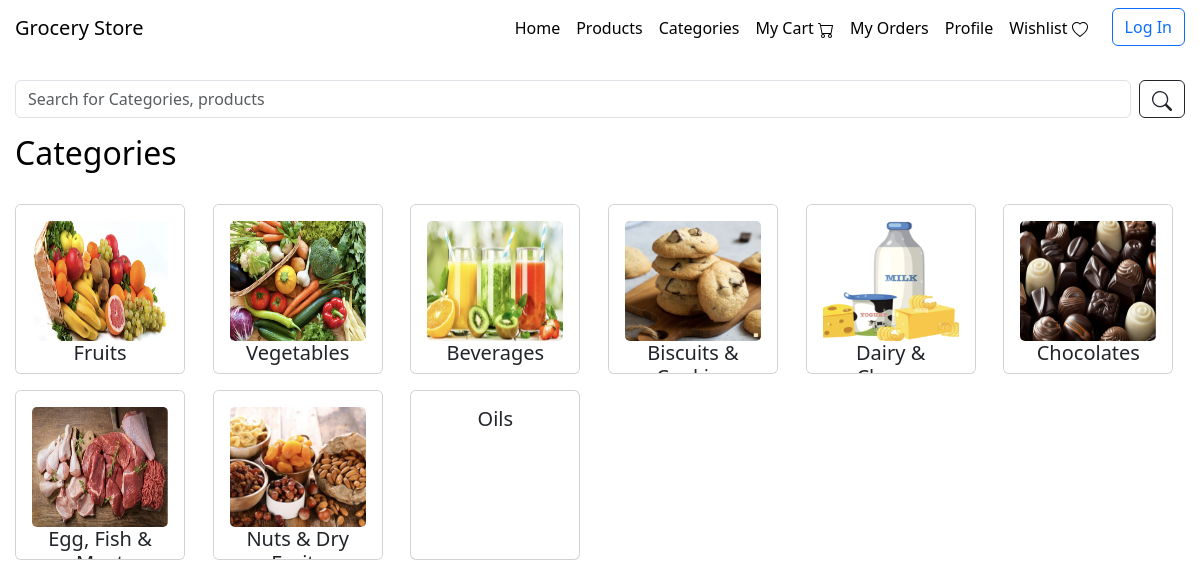
Page /view_category on the committed database.
### application/models.py (models this page shows)
class Category(db.Model):
    __tablename__ = 'category'
    c_id = db.Column(db.Integer(), primary_key = True, autoincrement=True)
    c_name = db.Column(db.String(50), nullable=False, unique=True)
    description = db.Column(db.String())
    image = db.Column(db.String())
    products = db.relationship('Product', backref = 'category', cascade = "all,delete", lazy = True)

### application/controllers/view_controls.py (the view)
@app.route('/view_category')
def view_categories():
    category = Category.query.all()
    return render_template('view_categories.html', category=category)

### templates/view_categories.html (shortened to what this page needs)
<!DOCTYPE html>
<html lang="en">
<head>
    <link href="https://cdn.jsdelivr.net/npm/bootstrap@5.3.0-alpha3/dist/css/bootstrap.min.css" rel="stylesheet">
    <link href="/static/css/style.css" rel="stylesheet">
    <link href="/static/css/index.css" rel="stylesheet">
</head>
<body>
    {% include 'navbar.html' %}
    <div class="input-group mb-3">
        <form class="d-flex" role="search" method="GET" action="/search">
            <input class="form-control me-2" name="q" size="170" type="search" placeholder="Search for Categories, products" aria-label="Search" required/>
            <button class="btn btn-outline-dark" type="submit">
            </button>
        </form>
    </div>
    <a href="/view_category" id="href"> <h2>Categories</h2> </a> <br>
    <div class="grid">
        {% for ctg in category %}
        <a href="/view_category/{{ctg.c_id}}" style="text-decoration: solid;">
        <div class="card text-center" id="card">
            <div class="card-body">
                {% if ctg.image %}
                <img src="/static/images/{{ctg.image}}" class="card-img" alt="" style="height: 120px;">
                {% endif %}
            <h5 class="card-title" style="text-align:center; vertical-align: middle;"> {{ctg.c_name}} </h5>
            <strong><p class="card-subtitle mb-2 text-body-secondary"> {{ctg.description}} </p></strong>
            </div>
        </div>
        </a>
        {% endfor %}
    </div>
</body>
</html>

### templates/navbar.html (shortened to what this page needs)
<!DOCTYPE html>
<html lang="en">
<head>
    <link href="https://cdn.jsdelivr.net/npm/bootstrap@5.3.0-alpha3/dist/css/bootstrap.min.css" rel="stylesheet">
</head>
<body>
<nav class="navbar navbar-expand-lg top bg-body-primary">
    <a class="navbar-brand" href="/">Grocery Store</a>
    <div class="offcanvas offcanvas-start" tabindex="-1" id="navbarOffcanvasLg" aria-labelledby="navbarOffcanvasLgLabel">
        <div class="offcanvas-body">
          <ul class="navbar-nav justify-content-end flex-grow-1 pe-3">
                <li class="nav-item">
                    <a class="nav-link active" aria-current="page" href="/">Home</a>
                </li>
                <li class="nav-item">
                  <a class="nav-link active" aria-current="page" href="/view_product">Products</a>
                </li>
                <li class="nav-item">
                  <a class="nav-link active" href="/view_category">Categories</a>
                </li>
                <li class="nav-item">
                  <a class="nav-link active" href="/mycart">My Cart
                  </a>
                </li>
                <li class="nav-item">
                  <a class="nav-link active" href="/myorders">My Orders</a>
                </li>
                <li class="nav-item">
                  <a class="nav-link active" href="/myprofile">Profile</a>
                </li>
                <li class="nav-item">
                  <a class="nav-link active" href="/wishlist">Wishlist
                  </a>
                </li>
            </ul>
              {% if current_user.is_authenticated %}
              <a href="/logout">
                <button class="btn btn-outline-primary" type="submit">Logout</button>
              </a>
              {% else %}
              <a href="/login">
                <button class="btn btn-outline-primary" type="submit">Log In</button>
              </a>
              {% endif %}
        </div>
    </div>
  </nav> <br>
</body>
</html>

### static/css/style.css (style rules this page uses)
body { padding-left: 15px; padding-right: 15px; }

### static/css/index.css (style rules this page uses)
#href { text-decoration: solid; color: black; }
.grid { width: 100%; display: grid; align-items: center; align-self: center; align-content: center; gap: 1rem; grid-template-columns: repeat(auto-fit, minmax(170px, 1fr)); }
#card { width: 170px; height: 170px; overflow-y: auto; scroll-behavior: smooth; }

### rows in the picture
Category: image (picture), c_name "Fruits"
Category: image (picture), c_name "Vegetables"
Category: image (picture), c_name "Beverages"
Category: image (picture), c_name "Biscuits &…"
Category: image (picture), c_name "Dairy &…"
Category: image (picture), c_name "Chocolates"
Category: image (picture), c_name "Egg, Fish &…"
Category: image (picture), c_name "Nuts & Dry…"
Category: c_name "Oils"
